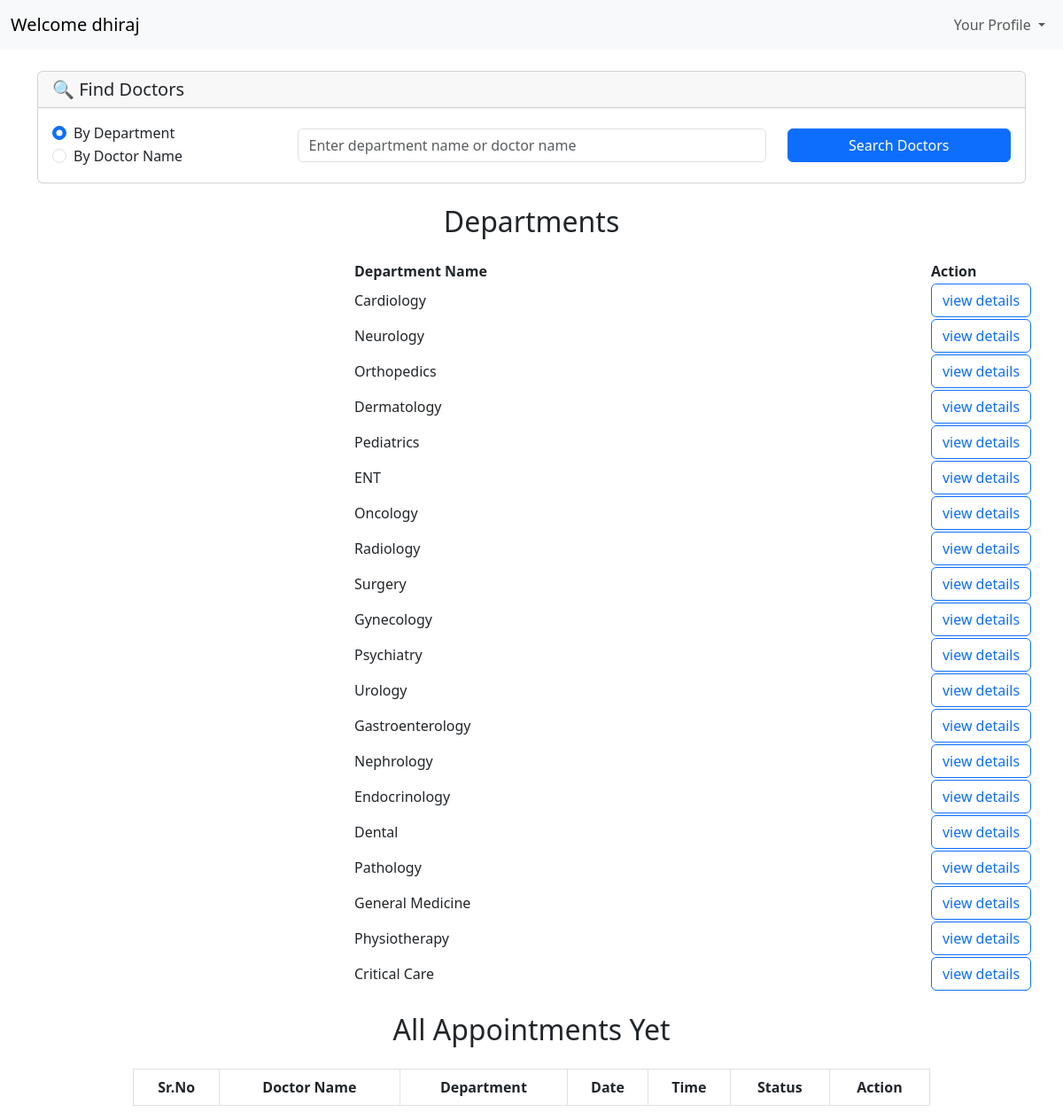
The page /dashboard/patient (signed in) on the database its author committed.
### models/models.py (models this page shows)
class User(db.Model):
    id=db.Column(db.Integer(),primary_key=True)
    fullname = db.Column(db.String(50),nullable = False)
    username = db.Column(db.String(50),unique = True,nullable = False)
    password = db.Column(db.String(),nullable= False)
    role = db.Column(db.String(10),nullable=False)
    status=db.Column(db.Integer(),nullable=False,default=0)
    created_at=db.Column(db.DateTime(),default=datetime.datetime.utcnow)
    updated_at=db.Column(db.DateTime(),default=datetime.datetime.utcnow,onupdate=datetime.datetime.utcnow)

class Department(db.Model):
    id=db.Column(db.Integer(),primary_key=True)
    name=db.Column(db.String(50),nullable = False)
    descreption=db.Column(db.String(200),nullable=True)

### controllers/patientDashboard.py (the view, shortened to what this page needs)
@thepatientDashboard.route("/dashboard/patient", methods=['GET','POST'])
def patientDashboard():
    if('user' in session and session['role']=="patient"):
        user=session['user']
        theUser= User.query.filter_by(username=user).first()
        departments= Department.query.all()
        myappointmnets= Appointments.query.filter_by(patient=user).all()
        print("My Appointments:", myappointmnets)
        sendabledata = []
        details = {}
        print("Sendable Data:", sendabledata)
        sendabledata.reverse()
        return render_template("patientDashboard.html",theUser=theUser,user=user, departments=departments, sendabledata=sendabledata)
    else:
        return redirect("/login")

### templates/patientDashboard.html (shortened to what this page needs)
<!DOCTYPE html>
<html lang="en">
<head>
     <link href="https://cdn.jsdelivr.net/npm/bootstrap@5.3.0-alpha1/dist/css/bootstrap.min.css" rel="stylesheet">
</head>
<body>
<nav class="navbar navbar-expand-lg bg-body-tertiary">
  <div class="container-fluid">
    <a class="navbar-brand" href="#">Welcome {{theUser.fullname}}</a>
    <div class="collapse navbar-collapse justify-content-end" id="navbarSupportedContent">
        <ul class="navbar-nav">
          <li class="nav-item dropdown">
            <a class="nav-link dropdown-toggle" href="#" role="button" data-bs-toggle="dropdown" aria-expanded="false">
              Your Profile
            </a>
          </li>
        </ul>
    </div>
  </div>
</nav>
<div class="container mt-4">
  <div class="card">
    <div class="card-header">
      <h5 class="mb-0">🔍 Find Doctors</h5>
    </div>
    <div class="card-body">
      <form method="POST" action="/dashboard/patient/search">
        <div class="row align-items-center">
          <div class="col-md-3">
            <div class="form-check">
              <input class="form-check-input" type="radio" name="search_type" id="search_department" value="department" checked>
              <label class="form-check-label" for="search_department">
                By Department
              </label>
            </div>
            <div class="form-check">
              <input class="form-check-input" type="radio" name="search_type" id="search_doctor" value="doctor">
              <label class="form-check-label" for="search_doctor">
                By Doctor Name
              </label>
            </div>
          </div>
          <div class="col-md-6">
            <input class="form-control" type="text" name="search_query" placeholder="Enter department name or doctor name" required>
          </div>
          <div class="col-md-3">
            <button class="btn btn-primary w-100" type="submit">Search Doctors</button>
          </div>
        </div>
      </form>
    </div>
  </div>
</div>
<h2 class="text-center my-4">Departments</h2>
<table>
    <thead>
        <tr>
            <th style="padding-right: 500px;padding-left: 400px;">Department Name</th>
            <th>Action</th>
        </tr>
    </thead>
    <tbody>
        {% for x in departments %}
        <tr>
            <td style="padding-right: 500px;padding-left: 400px;">{{ x.name }}</td>
            <td>
            <a class="btn btn-outline-primary" href="/dashboard/patient/dep-details/{{x.name}}">view details </a>
            </td>
        </tr>
        {% endfor %}
    </tbody>
</table>
<h2 class="text-center my-4">All Appointments Yet</h2>
<div style="max-width: 900px; margin: auto;">
  <table class="table table-bordered table-hover text-center align-middle">
    <thead>
      <tr >
        <th>Sr.No</th>
        <th>Doctor Name</th>
        <th>Department</th>
        <th>Date</th>
        <th>Time</th>
        <th>Status</th>
        <th>Action</th>
      </tr>
    </thead>
  </table>
</div>
</body>
</html>

### rows shown on the page
User: fullname "dhiraj"
Department: name "Cardiology"
Department: name "Neurology"
Department: name "Orthopedics"
Department: name "Dermatology"
Department: name "Pediatrics"
Department: name "ENT"
Department: name "Oncology"
Department: name "Radiology"
Department: name "Surgery"
Department: name "Gynecology"
Department: name "Psychiatry"
Department: name "Urology"
Department: name "Gastroenterology"
Department: name "Nephrology"
Department: name "Endocrinology"
Department: name "Dental"
Department: name "Pathology"
Department: name "General Medicine"
Department: name "Physiotherapy"
Department: name "Critical Care"
